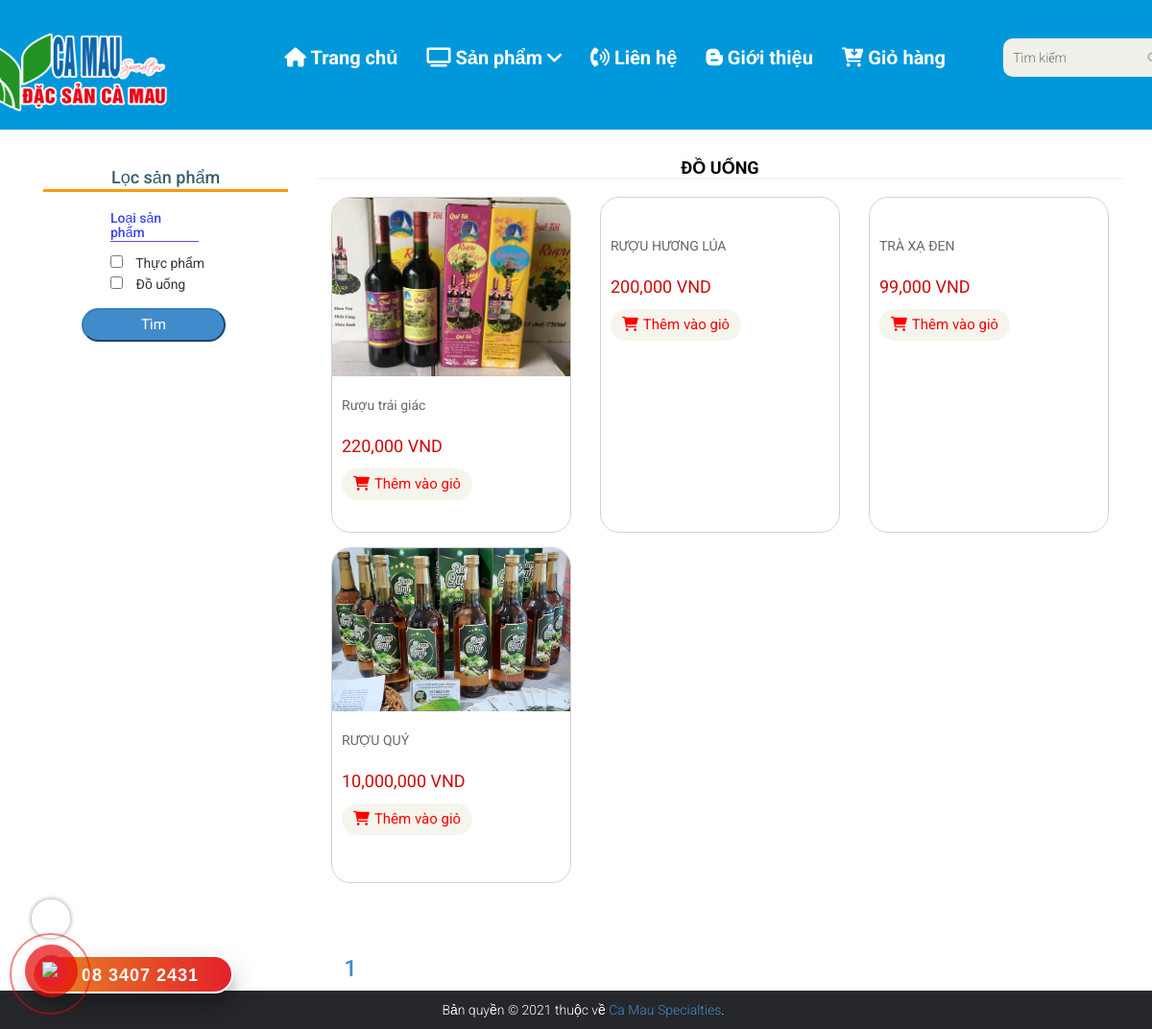
/cate.php?type_id=8, run on an earlier commit of the app's database.
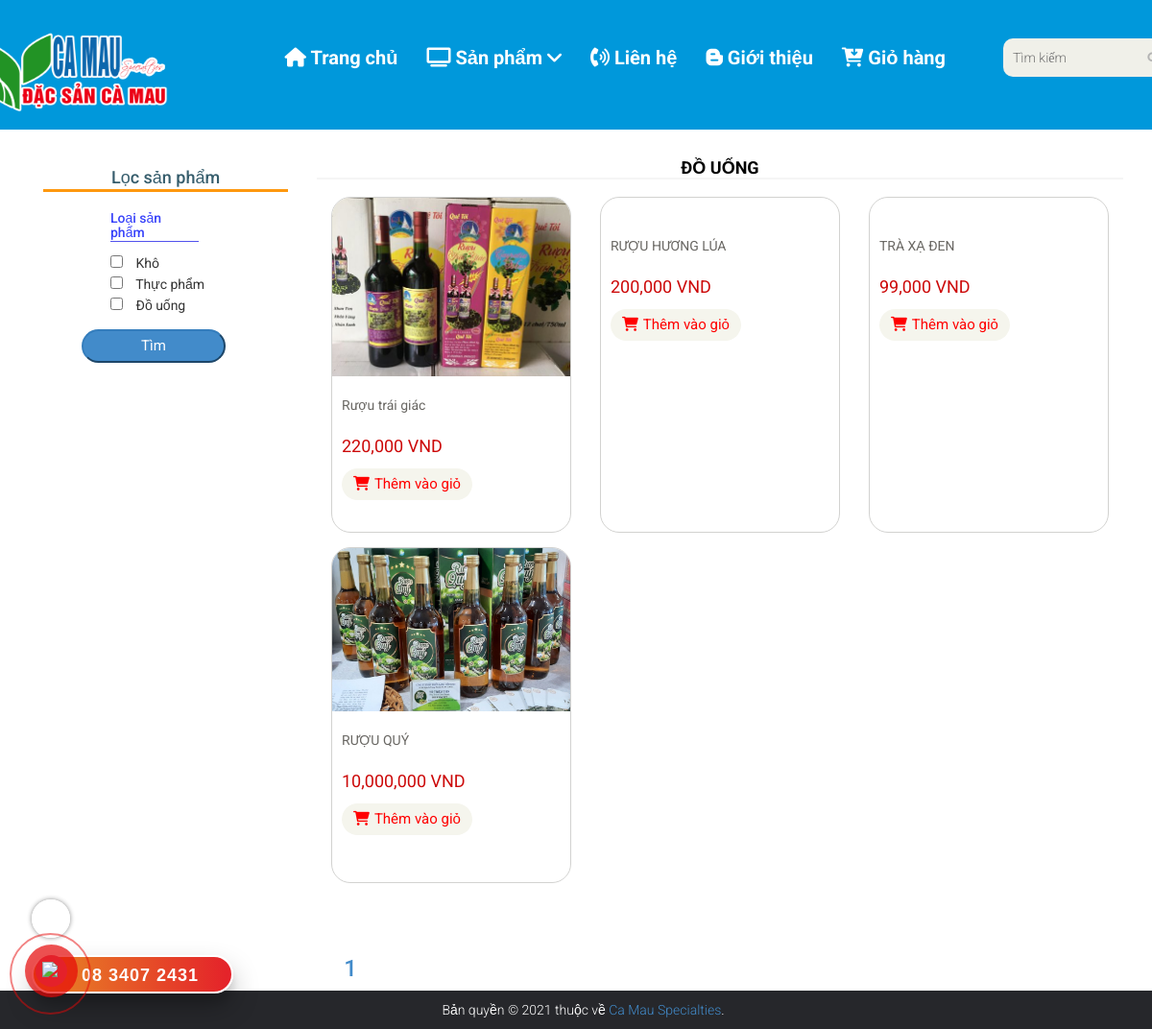
And on a later commit of the database.
### tables this page shows
CREATE TABLE `protypes` (
  `type_id` int(11) NOT NULL,
  `type_name` varchar(100) NOT NULL
);

CREATE TABLE `products` (
  `ID` int(11) NOT NULL,
  `name` varchar(100) DEFAULT NULL,
  `manu_id` int(11) DEFAULT NULL,
  `type_id` int(11) DEFAULT NULL,
  `price` int(11) NOT NULL,
  `pro_image` varchar(150) DEFAULT NULL,
  `description` text NOT NULL,
  `soluong` int(11) NOT NULL,
  `feature` tinyint(4) NOT NULL,
  `created_at` timestamp NOT NULL DEFAULT current_timestamp() ON UPDATE current_timestamp(),
  `nsx` datetime DEFAULT NULL,
  `hsd` datetime DEFAULT NULL
);

### cate.php (the view, shortened to what the changed rows need)
<?php
if (isset($_GET['manu_id']) || isset($_GET['type_id']) || isset($_GET['brands']) || isset($_GET['protypes'])) {
?>
    <!DOCTYPE html>
    <html lang="en">
    <?php require "./form/head.php"; ?>
    <body>
        <?php
        $perPage = 6;
        $page = $_GET['page'];
        ?>
        <section>
            <div class="container">
                <div class="row">
                    <div class="col-sm-3">
                        <div class="filter_products" style="padding-top: 30px;">
                            <form action="" method="GET">
                                <div class="filter_manu">
                                    <div class="card-filter-body">
                                        <h4 style="color:#365d6c;text-align: center;">Lọc sản phẩm</h4>
                                        <hr style="margin-top:-8px;border-top: 3px solid #FE980F;">
                                        <?php
                                        $con = mysqli_connect("localhost", "root", "", "nhomnoname", "3325", 'utf8_general_ci');
                                        mysqli_set_charset($con, 'UTF8');
                                        $brand_query = "SELECT * FROM manufactures";
                                        $brand_query_run = mysqli_query($con, $brand_query);
                                        $pro_query = "SELECT * FROM protypes";
                                        $pro_query_run = mysqli_query($con, $pro_query);
                                        if (mysqli_num_rows($brand_query_run) > 0 && mysqli_num_rows($pro_query_run) > 0) {
                                        ?>
                                            <h5 style="color: #3742fa;width: 36%;border-bottom: 1px double #5352ed;margin-left: 70px;">Loại
                                                sản phẩm</h5> <?php
                                                                foreach ($pro_query_run as $proList) {
                                                                ?>
                                                <div>
                                                    <input style="margin-left: 70px;margin-right: 10px;" type="checkbox" name="protypes[]" value="<?= $proList['type_id']; ?>">
                                                    <?= $proList['type_name']; ?>
                                                </div>
                                        <?php
                                                                }
                                                            } else {
                                                                echo "Not found branch";
                                                            }
                                        ?>
                                    </div>
                                </div>
                            </form>
                        </div>
                    </div>
                    <div class="col-sm-9 padding-right">
                        <div class="features_items">
                            <?php
                            if (isset($_GET['type_id'])) {
                                $type_id = $_GET['type_id'];
                                $total = count($product->getProductsByType_ID($type_id));
                                foreach ($product->getProductsByType_IDByPage($page, $perPage, $type_id) as $value) { ?>
                                    <h2 class="title text-center"><?php echo $value['type_name'];
                                                                    break;
                                                                } ?></h2>
                                    <?php foreach ($product->getProductsByType_IDByPage($page, $perPage, $type_id) as $value) { ?>
                                        <div class="col-sm-4">
                                            <div class="product-image-wrapper">
                                                <div class="single-products">
                                                    <div class="productinfo text-center">
                                                        <a href="detail.php?id=<?php echo $value['ID'] ?>">
                                                            <img class="img-fluid img-products" src="images/<?php echo $value['pro_image'] ?>" alt="" />
                                                            <p class="title-products"><?php echo $value['name'] ?></p>
                                                            <p class="price-products"><?php echo number_format($value['price']) ?> VND
                                                            </p>
                                                            <a href="cart.php?id=<?php echo $value['ID'] ?>" class="btn btn-default add-to-cart"><i class="fa fa-shopping-cart"></i>Thêm vào giỏ</a>
                                                        </a>
                                                    </div>
                                                </div>
                                            </div>
                                        </div>
                                    <?php }
                                } else if (isset($_GET['manu_id'])) {
                                    $manu_id = $_GET['manu_id'];
                                    $total = count($product->getProductsByManu_ID($manu_id));
                                    foreach ($product->getProductsByManu_IDByPage($page, $perPage, $manu_id) as $value) { ?>
                                        <h2 class="title text-center"><?php echo $value['manu_name'];
                                                                        break;
                                                                    } ?></h2>
                                        <?php foreach ($product->getProductsByManu_IDByPage($page, $perPage, $manu_id) as $value) { ?>
                                            <div class="col-sm-4">
                                                <div class="product-image-wrapper">
                                                    <div class="single-products">
                                                        <div class="productinfo text-center" style="height:360px">
                                                            <a href="detail.php?id=<?php echo $value['ID'] ?>">
                                                                <img class="img-fluid img-products" src="images/<?php echo $value['pro_image'] ?>" alt="" />
                                                                <p class="title-products "><?php echo $value['name'] ?></p>
                                                                <p class="price-products"><?php echo number_format($value['price']) ?> VND
                                                                </p>
                                                                <a href="cart.php?id=<?php echo $value['ID'] ?>" class="btn btn-default add-to-cart"><i class="fa fa-shopping-cart"></i>Thêm vào giỏ</a>
                                                            </a>
                                                        </div>
                                                    </div>
                                                </div>
                                            </div>
                                        <?php }
                                    } else if (isset($_GET['brands'])) {
                                        ?>
                                        <div style="padding-left:10px">
                                            <h3>Sản phẩm</h3> <br>
                                            <hr style="margin-top:0px">
                                        </div>
                                        <?php
                                        if (isset($_GET['brands'])) {
                                            $branchecked = [];
                                            $branchecked = $_GET['brands'];
                                            foreach ($branchecked as $rowbrand) {
                                                $products = "SELECT * FROM products WHERE manu_id IN ($rowbrand)";
                                                $products_run = mysqli_query($con, $products);
                                                if (mysqli_num_rows($products_run) > 0) {
                                                    foreach ($products_run as $proditems) :
                                        ?>
                                                        <div class="col-sm-4">
                                                            <div class="product-image-wrapper">
                                                                <div class="single-products">
                                                                    <div class="productinfo text-center" style="height:360px">
                                                                        <a href="detail.php?id=<?php echo $proditems['ID'] ?>">
                                                                            <img class="img-fluid img-products" src="images/<?php echo $proditems['pro_image'] ?>" alt="" />
                                                                            <p class="title-products "><?php echo $proditems['name'] ?></p>
                                                                            <p class="price-products"><?php echo number_format($proditems['price']) ?>
                                                                                VND
                                                                            </p>
                                                                            <a href="cart.php?id=<?php echo $proditems['ID'] ?>" class="btn btn-default add-to-cart"><i class="fa fa-shopping-cart"></i>Thêm vào giỏ</a>
                                                                        </a>
                                                                    </div>
                                                                </div>
                                                            </div>
                                                        </div>
                                                    <?php
                                                    endforeach;
                                                }
                                            }
                                        } else {
                                            $products = "SELECT * FROM products";
                                            $products_run = mysqli_query($con, $products);
                                            if (mysqli_num_rows($products_run) > 0) {
                                                foreach ($products_run as $proditems) :
                                                    ?>
                                                    <div class="col-md-4 mt-3">
                                                        <div class="border p-2">
                                                            <h6><?= $proditems['manu_name']; ?></h6>
                                                        </div>
                                                    </div>
                                        <?php
                                                endforeach;
                                            } else {
                                                echo "No Items Found";
                                            }
                                        }
                                    } else if (isset($_GET['protypes'])) {
                                        ?>
                                        <div style="padding-left:10px">
                                            <h3>Sản phẩm</h3> <br>
                                            <hr style="margin-top:0px">
                                        </div>
                                        <?php
                                        if (isset($_GET['protypes'])) {
                                            $branchecked = [];
                                            $branchecked = $_GET['protypes'];
                                            foreach ($branchecked as $rowbrand) {
                                                $products = "SELECT * FROM products WHERE type_id IN ($rowbrand)";
                                                $products_run = mysqli_query($con, $products);
                                                if (mysqli_num_rows($products_run) > 0) {
                                                    foreach ($products_run as $proditems) :
                                        ?>
                                                        <div class="col-sm-4">
                                                            <div class="product-image-wrapper">
                                                                <div class="single-products">
                                                                    <div class="productinfo text-center" style="height:360px">
                                                                        <a href="detail.php?id=<?php echo $proditems['ID'] ?>">
                                                                            <img class="img-fluid img-products" src="images/<?php echo $proditems['pro_image'] ?>" alt="" />
                                                                            <p class="title-products "><?php echo $proditems['name'] ?></p>
                                                                            <p class="price-products"><?php echo number_format($proditems['price']) ?>
                                                                                VND
                                                                            </p>
                                                                            <a href="cart.php?id=<?php echo $proditems['ID'] ?>" class="btn btn-default add-to-cart"><i class="fa fa-shopping-cart"></i>Thêm vào giỏ</a>
                                                                        </a>
                                                                    </div>
                                                                </div>
                                                            </div>
                                                        </div>
                                                    <?php
                                                    endforeach;
                                                }
                                            }
                                        } else {
                                            $products = "SELECT * FROM products";
                                            $products_run = mysqli_query($con, $products);
                                            if (mysqli_num_rows($products_run) > 0) {
                                                foreach ($products_run as $proditems) :
                                                    ?>
                                                    <div class="col-md-4 mt-3">
                                                        <div class="border p-2">
                                                            <h6><?= $proditems['manu_name']; ?></h6>
                                                        </div>
                                                    </div>
                                    <?php
                                                endforeach;
                                            } else {
                                                echo "No Items Found";
                                            }
                                        }
                                    } ?>
                                    <ul class="pagination col-sm-12">
                        </div>
                    </div>
                </div>
            </div>
        </section>
    </body>
    </html>
<?php
} else {
}
?>

What changed in the data, as far as the page shows it:
added protypes: type_name "Khô"
